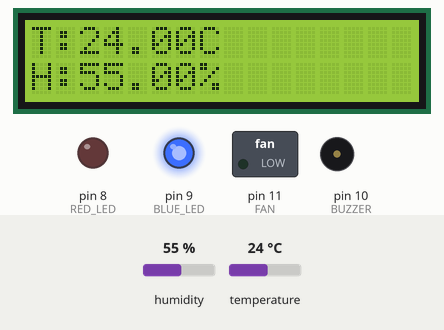
Recording of a sketch running on a simulated Arduino Uno, built with avr-gcc and run on an emulated ATmega328P. On the bench: 16×2 character LCD, switched loads named in the sketch (green lamp = pin HIGH), output pins drawn as LEDs (lit = HIGH), buzzer (waves = sounding, pin HIGH). Inputs (shaded band) come from the test bench; at power-on: humidity 55 %, temperature 24 °C.

Above: at 3.2 s.
3.3 s: humidity set to 22 %
At 5.1 s:
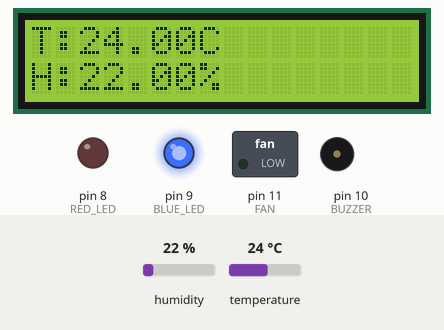
6.0 s: temperature set to 12 °C
At 7.6 s:
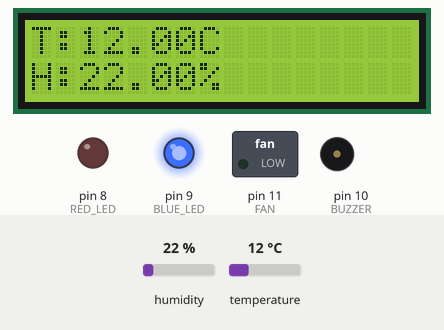
8.7 s: humidity set to 40 %
At 11.4 s:
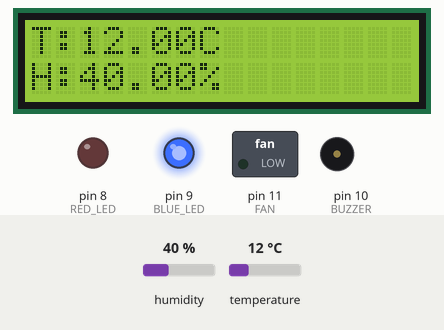
11.7 s: temperature set to 19 °C
At 12.7 s:
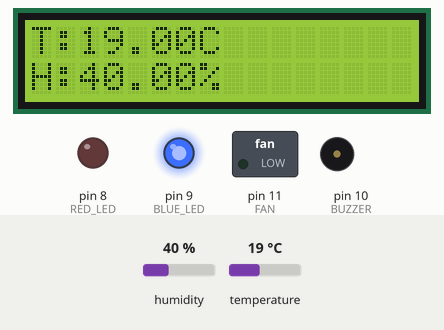
Timing chart, 0 to 14.7 s (numbered marks = the images above; inputs shaded):
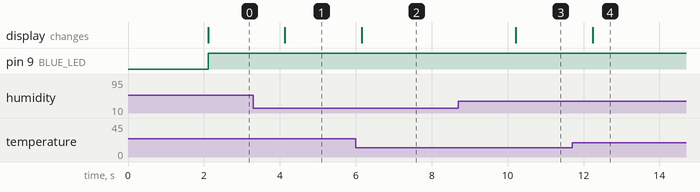

Measured:
- after the input at 3.3 s, the display: changes after 0.83 s (image 1)
- after the input at 6.0 s, the display: changes after 0.16 s (image 2)
- after the input at 8.7 s, the display: changes after 1.5 s (image 3)
- after the input at 11.7 s, the display: changes after 0.54 s (image 4)

The sketch:

projet.ino
```cpp
#include <Wire.h>
#include <LiquidCrystal_I2C.h>
#include <DHT.h>

#define DHTPIN 2
#define DHTTYPE DHT22
DHT dht(DHTPIN, DHTTYPE);

// Initialisation de l'écran LCD I2C (adresse 0x27, 16 colonnes, 2 lignes)
LiquidCrystal_I2C lcd(0x27, 16, 2);

// Broches des composants
const int RED_LED = 8;
const int BLUE_LED = 9;
const int BUZZER = 10;
const int FAN = 11; // Ventilateur

void setup() {
  lcd.begin(16, 2);
  lcd.backlight();
  lcd.setCursor(0, 0);
  lcd.print("Systeme Demarre");
  delay(2000);
  lcd.clear();

  dht.begin();

  pinMode(RED_LED, OUTPUT);
  pinMode(BLUE_LED, OUTPUT);
  pinMode(BUZZER, OUTPUT);
  pinMode(FAN, OUTPUT);

  digitalWrite(RED_LED, LOW);
  digitalWrite(BLUE_LED, LOW);
  digitalWrite(BUZZER, LOW);
  digitalWrite(FAN, LOW);
}

void loop() {
  float temp = dht.readTemperature();
  float hum = dht.readHumidity();

  lcd.clear();

  if (isnan(temp) || isnan(hum)) {
    lcd.setCursor(0, 0);
    lcd.print("Erreur capteur!");
  } else {
    lcd.setCursor(0, 0);
    lcd.print("T:");
    lcd.print(temp);
    lcd.print("C ");

    lcd.setCursor(0, 1);
    lcd.print("H:");
    lcd.print(hum);
    lcd.print("%");

    if (temp > 50) {
      digitalWrite(RED_LED, HIGH);
      digitalWrite(BLUE_LED, LOW);
      digitalWrite(BUZZER, HIGH);
      digitalWrite(FAN, HIGH);
    } else {
      digitalWrite(RED_LED, LOW);
      digitalWrite(BLUE_LED, HIGH);
      digitalWrite(BUZZER, LOW);
      digitalWrite(FAN, LOW);
    }
  }

  delay(2000);
}
```
